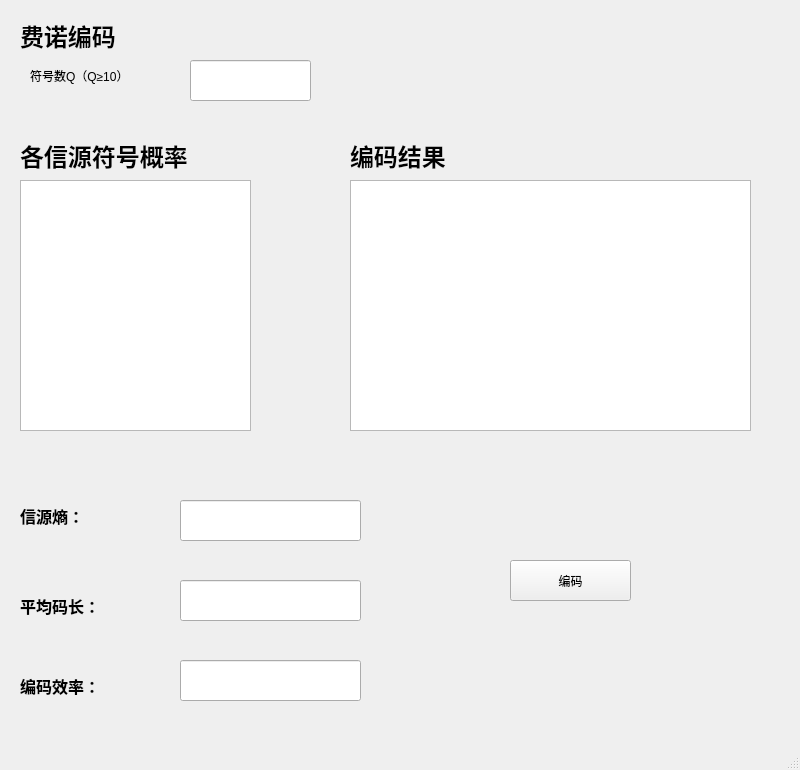
<?xml version="1.0" encoding="UTF-8"?>
<ui version="4.0">
 <class>MainWindow</class>
 <widget class="QMainWindow" name="MainWindow">
  <property name="geometry">
   <rect>
    <x>0</x>
    <y>0</y>
    <width>800</width>
    <height>770</height>
   </rect>
  </property>
  <property name="windowTitle">
   <string>费诺编码</string>
  </property>
  <widget class="QWidget" name="centralwidget">
   <widget class="QTextEdit" name="textEdit">
    <property name="geometry">
     <rect>
      <x>20</x>
      <y>180</y>
      <width>231</width>
      <height>251</height>
     </rect>
    </property>
   </widget>
   <widget class="QLineEdit" name="lineEdit_4">
    <property name="geometry">
     <rect>
      <x>180</x>
      <y>660</y>
      <width>181</width>
      <height>41</height>
     </rect>
    </property>
   </widget>
   <widget class="QLineEdit" name="lineEdit_2">
    <property name="geometry">
     <rect>
      <x>180</x>
      <y>500</y>
      <width>181</width>
      <height>41</height>
     </rect>
    </property>
   </widget>
   <widget class="QPushButton" name="pushButton">
    <property name="geometry">
     <rect>
      <x>510</x>
      <y>560</y>
      <width>121</width>
      <height>41</height>
     </rect>
    </property>
    <property name="text">
     <string>编码</string>
    </property>
   </widget>
   <widget class="QLineEdit" name="lineEdit_3">
    <property name="geometry">
     <rect>
      <x>180</x>
      <y>580</y>
      <width>181</width>
      <height>41</height>
     </rect>
    </property>
   </widget>
   <widget class="QTextEdit" name="textEdit_2">
    <property name="geometry">
     <rect>
      <x>350</x>
      <y>180</y>
      <width>401</width>
      <height>251</height>
     </rect>
    </property>
   </widget>
   <widget class="QLabel" name="label_8">
    <property name="geometry">
     <rect>
      <x>20</x>
      <y>130</y>
      <width>181</width>
      <height>51</height>
     </rect>
    </property>
    <property name="font">
     <font>
      <family>Arial</family>
      <pointsize>18</pointsize>
      <weight>75</weight>
      <bold>true</bold>
     </font>
    </property>
    <property name="text">
     <string>各信源符号概率</string>
    </property>
   </widget>
   <widget class="QLabel" name="label_10">
    <property name="geometry">
     <rect>
      <x>350</x>
      <y>130</y>
      <width>181</width>
      <height>51</height>
     </rect>
    </property>
    <property name="font">
     <font>
      <family>Arial</family>
      <pointsize>18</pointsize>
      <weight>75</weight>
      <bold>true</bold>
     </font>
    </property>
    <property name="text">
     <string>编码结果</string>
    </property>
   </widget>
   <widget class="QLabel" name="label_4">
    <property name="geometry">
     <rect>
      <x>20</x>
      <y>10</y>
      <width>281</width>
      <height>51</height>
     </rect>
    </property>
    <property name="font">
     <font>
      <family>Times New Roman</family>
      <pointsize>18</pointsize>
      <weight>75</weight>
      <bold>true</bold>
     </font>
    </property>
    <property name="text">
     <string>费诺编码</string>
    </property>
   </widget>
   <widget class="QLineEdit" name="lineEdit">
    <property name="geometry">
     <rect>
      <x>190</x>
      <y>60</y>
      <width>121</width>
      <height>41</height>
     </rect>
    </property>
    <property name="text">
     <string/>
    </property>
   </widget>
   <widget class="QLabel" name="label">
    <property name="geometry">
     <rect>
      <x>30</x>
      <y>50</y>
      <width>141</width>
      <height>51</height>
     </rect>
    </property>
    <property name="text">
     <string>符号数Q（Q≥10）</string>
    </property>
   </widget>
   <widget class="QLabel" name="label_13">
    <property name="geometry">
     <rect>
      <x>20</x>
      <y>660</y>
      <width>141</width>
      <height>51</height>
     </rect>
    </property>
    <property name="font">
     <font>
      <family>Arial</family>
      <pointsize>12</pointsize>
      <weight>75</weight>
      <bold>true</bold>
     </font>
    </property>
    <property name="text">
     <string>编码效率：</string>
    </property>
   </widget>
   <widget class="QLabel" name="label_11">
    <property name="geometry">
     <rect>
      <x>20</x>
      <y>490</y>
      <width>141</width>
      <height>51</height>
     </rect>
    </property>
    <property name="font">
     <font>
      <family>Arial</family>
      <pointsize>12</pointsize>
      <weight>75</weight>
      <bold>true</bold>
     </font>
    </property>
    <property name="text">
     <string>信源熵：</string>
    </property>
   </widget>
   <widget class="QLabel" name="label_12">
    <property name="geometry">
     <rect>
      <x>20</x>
      <y>580</y>
      <width>141</width>
      <height>51</height>
     </rect>
    </property>
    <property name="font">
     <font>
      <family>Arial</family>
      <pointsize>12</pointsize>
      <weight>75</weight>
      <bold>true</bold>
     </font>
    </property>
    <property name="text">
     <string>平均码长：</string>
    </property>
   </widget>
  </widget>
  <widget class="QMenuBar" name="menubar">
   <property name="geometry">
    <rect>
     <x>0</x>
     <y>0</y>
     <width>800</width>
     <height>23</height>
    </rect>
   </property>
  </widget>
  <widget class="QStatusBar" name="statusbar"/>
 </widget>
 <resources/>
 <connections/>
</ui>
